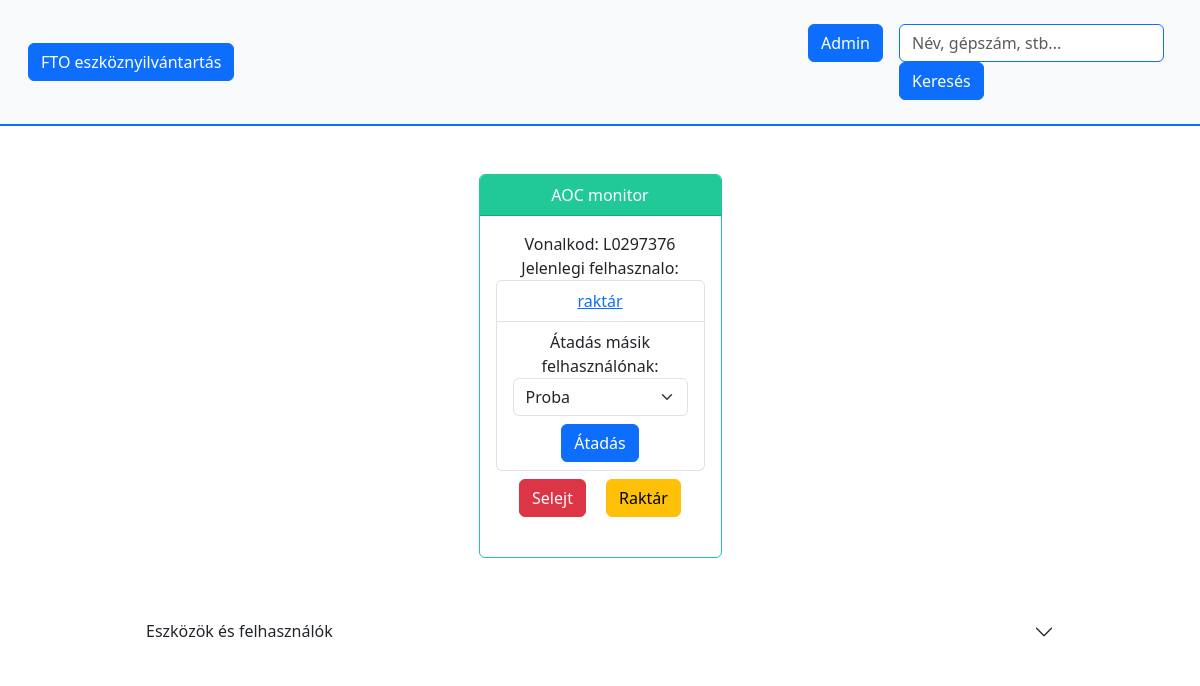
The page /asset/4/ on the database its author committed.
### inventory/models.py (models this page shows, shortened)
class Asset(models.Model):
    user = models.ForeignKey(User, on_delete=models.CASCADE)
    vonalkod = models.CharField(max_length=10, unique=True)
    gyari_szam = models.CharField(max_length=20, blank=True, null=True, unique=True)
    gep_szam = models.CharField(max_length=10, blank=True, null=True, unique=True)
    megnevezes = models.CharField(max_length=20)
    egyeb = models.CharField(max_length=50, blank=True)

class User(models.Model):
    nev = models.CharField(max_length=40)
    felhasznalo_nev = models.CharField(max_length=20, blank=True, unique=True)
    szervezeti_egyseg = models.CharField(max_length=50, blank=True)
    szoba_szam = models.IntegerField(blank=True)

### inventory/views.py (the view)
# urls.py: path('asset/<int:id>/', views.asset, name='asset'),
def asset(request, id):
    return render(request, 'inventory/asset.html', {
        'asset': Asset.objects.get(id=id),
        'users': User.objects.all(),
        'assets': Asset.objects.all(),
    })

### inventory/templates/inventory/asset.html (shortened to what this page needs)
{% extends 'inventory/index.html' %}
{% block asset %}
<div class="row text-center justify-content-center">
   <div class="col-3">
        <div class="card border" id="asset-card">
            <div class="card-header text-white">
                    {{ asset.megnevezes }}
            </div>
            <div class="card-body">
                <ul class="list-unstyled">
                    <li>Vonalkod: {{ asset.vonalkod }}</li>
                    <li>
                        <ul class="list-group">
                            Jelenlegi felhasznalo:
                            <li class="list-group-item">
                                <a href="{% url 'inventory:user' asset.user.id %}">{{ asset.user.nev }}</a>
                            </li>
                            <li class="list-group-item">
                                Átadás másik felhasználónak:
                                <form action="{% url 'inventory:modify' asset.id %}" method="post">
                                    <select class="form-select" name="user">
                                        {% for user in users %}
                                            {% if user != asset.user and user.id != 1 and user.id != 2%}
                                                <option value="{{ user.id }}">
                                                    {{ user.nev }}
                                                </option>
                                            {% endif %}
                                        {% endfor %}
                                    </select>
                                    <button class="btn btn-primary mt-2" type="submit">Átadás</button>
                                </form>
                            </li>
                        </ul>
                    </li>
                    <li>
                        <form action="{% url 'inventory:modify' asset.id %}" method="post">
                            <button class="btn btn-danger m-2" type="submit" name="selejt">
                                Selejt
                            </button>
                            <button class="btn btn-warning m-2" type="submit" name="raktar">
                                Raktár
                            </button>
                        </form>
                    </li>
                </ul>
            </div>
        </div>
    </div>
</div>
{% endblock %}

### inventory/static/inventory/style.css (style rules this page uses)
#asset-card { border-color: #20c997 !important; }
#asset-card .card-header { background: #20c997 !important; }

### rows shown on the page
Asset: megnevezes "AOC monitor", vonalkod "L0297376", user.nev "raktár"

### other values the page prints
form field user "Proba"
